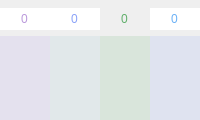
          <widget class="QWidget" name="tab_11">
           <attribute name="icon">
            <iconset resource="../../../QtResourcesFeb20/spunkster.qrc">
             <normaloff>:/newPrefix/BECK EXAM/asdfas.png</normaloff>
             <activeon>:/newPrefix/BECK EXAM/asdf.png</activeon>:/newPrefix/BECK EXAM/asdfas.png</iconset>
           </attribute>
           <attribute name="title">
            <string/>
           </attribute>
           <layout class="QGridLayout" name="gridLayout_5">
            <property name="leftMargin">
             <number>0</number>
            </property>
            <property name="topMargin">
             <number>0</number>
            </property>
            <property name="rightMargin">
             <number>0</number>
            </property>
            <property name="bottomMargin">
             <number>0</number>
            </property>
            <property name="spacing">
             <number>0</number>
            </property>
            <item row="0" column="0">
             <widget class="QFrame" name="wefeContainer">
              <layout class="QGridLayout" name="gridLayout_3">
               <property name="leftMargin">
                <number>0</number>
               </property>
               <property name="topMargin">
                <number>8</number>
               </property>
               <property name="rightMargin">
                <number>0</number>
               </property>
               <property name="bottomMargin">
                <number>0</number>
               </property>
               <property name="horizontalSpacing">
                <number>0</number>
               </property>
               <item row="0" column="1">
                <widget class="QSpinBox" name="excite_spinbox">
                 <property name="toolTip">
                  <string>&lt;html&gt;&lt;head/&gt;&lt;body&gt;&lt;p&gt;FOCUS&lt;/p&gt;&lt;/body&gt;&lt;/html&gt;</string>
                 </property>
                 <property name="styleSheet">
                  <string notr="true">
    /* ///////////////////////////////////////////////////////////////
    QToolTip
    /////////////////////////////////////////////////////////////// */
    QToolTip {
        background: rgba(23,23,23, 150);
        border: 1px solid rgb(107,177,246);
        border-radius: 5px;
        padding:4px;
        text-align: left;
        color: rgb(107,177,246);
    }

    /* ///////////////////////////////////////////////////////////////
    QSpinBox
    /////////////////////////////////////////////////////////////// */
    QSpinBox {color:rgb(138,162,248);}
    QSpinBox:hover {color: rgb(198,222,255);}
    QSpinBox:focus {color: rgb(168,192,255);}
    </string>
                 </property>
                 <property name="frame">
                  <bool>false</bool>
                 </property>
                 <property name="alignment">
                  <set>Qt::AlignCenter</set>
                 </property>
                 <property name="buttonSymbols">
                  <enum>QAbstractSpinBox::NoButtons</enum>
                 </property>
                 <property name="maximum">
                  <number>10</number>
                 </property>
                </widget>
               </item>
               <item row="0" column="0">
                <widget class="QSpinBox" name="wellbeing_spinbox">
                 <property name="toolTip">
                  <string>&lt;html&gt;&lt;head/&gt;&lt;body&gt;&lt;p&gt;WELLBEING&lt;/p&gt;&lt;/body&gt;&lt;/html&gt;</string>
                 </property>
                 <property name="styleSheet">
                  <string notr="true">
/* ///////////////////////////////////////////////////////////////
QToolTip
/////////////////////////////////////////////////////////////// */
QToolTip {
    background: rgba(23,23,23, 150);
    border: 1px solid rgb(184,153,222);
    border-radius: 5px; 
    padding:4px; 
    text-align: left;
    color: rgb(184,153,222);
}

    /* ///////////////////////////////////////////////////////////////
    QSpinBox
    /////////////////////////////////////////////////////////////// */
    QSpinBox {color:rgb(186,153,219);}
    QSpinBox:hover {color: rgb(246,213,255);}
    QSpinBox:focus {color: rgb(216,183,249);}
    </string>
                 </property>
                 <property name="frame">
                  <bool>false</bool>
                 </property>
                 <property name="alignment">
                  <set>Qt::AlignCenter</set>
                 </property>
                 <property name="buttonSymbols">
                  <enum>QAbstractSpinBox::NoButtons</enum>
                 </property>
                 <property name="maximum">
                  <number>10</number>
                 </property>
                </widget>
               </item>
               <item row="0" column="3">
                <widget class="QSpinBox" name="energy_spinbox">
                 <property name="toolTip">
                  <string>&lt;html&gt;&lt;head/&gt;&lt;body&gt;&lt;p&gt;EXCITEMENT&lt;/p&gt;&lt;/body&gt;&lt;/html&gt;</string>
                 </property>
                 <property name="styleSheet">
                  <string notr="true">    /* ///////////////////////////////////////////////////////////////
    QToolTip
    /////////////////////////////////////////////////////////////// */
    QToolTip {
        background: rgba(23,23,23, 150);
        border: 1px solid rgb(138,162,248);
        border-radius: 5px;
        padding:4px;
        text-align: left;
        color: rgb(138,162,248);
    }

    /* ///////////////////////////////////////////////////////////////
    QSpinBox
    /////////////////////////////////////////////////////////////// */
    QSpinBox {color:rgb(107,177,246);}
    QSpinBox:hover {color: rgb(167,237,255);}
    QSpinBox:focus {color: rgb(137,207,255);}
    </string>
                 </property>
                 <property name="frame">
                  <bool>false</bool>
                 </property>
                 <property name="alignment">
                  <set>Qt::AlignCenter</set>
                 </property>
                 <property name="buttonSymbols">
                  <enum>QAbstractSpinBox::NoButtons</enum>
                 </property>
                 <property name="maximum">
                  <number>10</number>
                 </property>
                </widget>
               </item>
               <item row="0" column="2">
                <widget class="QSpinBox" name="focus_spinbox">
                 <property name="toolTip">
                  <string>&lt;html&gt;&lt;head/&gt;&lt;body&gt;&lt;p&gt;ENERGY&lt;/p&gt;&lt;/body&gt;&lt;/html&gt;</string>
                 </property>
                 <property name="styleSheet">
                  <string notr="true">
/* ///////////////////////////////////////////////////////////////
QToolTip
/////////////////////////////////////////////////////////////// */
QToolTip {
    background: rgba(23,23,23, 150);
    border: 1px solid rgb(104,174,102);
    border-radius: 5px; 
    padding:4px; 
    text-align: left;
    color: rgb(104,174,102);
}

/* ///////////////////////////////////////////////////////////////
QSpinBox
/////////////////////////////////////////////////////////////// */
QSpinBox {background:transparent;color:rgb(96,175,107);}
QSpinBox:hover {color: rgb(156,235,167);}
QSpinBox:focus {color: rgb(126,205,137);}
</string>
                 </property>
                 <property name="frame">
                  <bool>false</bool>
                 </property>
                 <property name="alignment">
                  <set>Qt::AlignCenter</set>
                 </property>
                 <property name="buttonSymbols">
                  <enum>QAbstractSpinBox::NoButtons</enum>
                 </property>
                 <property name="maximum">
                  <number>10</number>
                 </property>
                </widget>
               </item>
               <item row="1" column="3" rowspan="2">
                <widget class="QSlider" name="energy_slider">
                 <property name="sizePolicy">
                  <sizepolicy hsizetype="Expanding" vsizetype="Expanding">
                   <horstretch>0</horstretch>
                   <verstretch>0</verstretch>
                  </sizepolicy>
                 </property>
                 <property name="toolTip">
                  <string>&lt;html&gt;&lt;head/&gt;&lt;body&gt;&lt;p&gt;ENERGY&lt;/p&gt;&lt;/body&gt;&lt;/html&gt;</string>
                 </property>
                 <property name="styleSheet">
                  <string notr="true">
    /* ///////////////////////////////////////////////////////////////
    QToolTip
    /////////////////////////////////////////////////////////////// */
    QToolTip {
        background: rgba(23,23,23, 150);
        border: 1px solid rgb(138,162,248);
        border-radius: 5px;
        padding:4px;
        text-align: left;
        color: rgb(138,162,248);
    }
    

/* ///////////////////////////////////////////////////////////////
QSlider Colors
/////////////////////////////////////////////////////////////// */

QSlider::handle:vertical {
background:rgb(137,163,248);}
QSlider::handle:vertical:hover {background:rgb(177,203,255);}
QSlider::handle:vertical:pressed {background:rgb(87,113,198);}
QSlider::groove:vertical:hover {background:rgba(137,163,248,0.25);}
QSlider::groove:vertical {background:rgba(137,163,248,0.15);}</string>
                 </property>
                 <property name="maximum">
                  <number>10</number>
                 </property>
                </widget>
               </item>
               <item row="1" column="2" rowspan="2">
                <widget class="QSlider" name="focus_slider">
                 <property name="sizePolicy">
                  <sizepolicy hsizetype="Expanding" vsizetype="Expanding">
                   <horstretch>0</horstretch>
                   <verstretch>0</verstretch>
                  </sizepolicy>
                 </property>
                 <property name="toolTip">
                  <string>&lt;html&gt;&lt;head/&gt;&lt;body&gt;&lt;p&gt;FOCUS&lt;/p&gt;&lt;/body&gt;&lt;/html&gt;</string>
                 </property>
                 <property name="styleSheet">
                  <string notr="true">
/* ///////////////////////////////////////////////////////////////
QToolTip
/////////////////////////////////////////////////////////////// */
QToolTip {
    background: rgba(23,23,23, 150);
    border: 1px solid rgb(104,174,102);
    border-radius: 5px; 
    padding:4px; 
    text-align: left;
    color: rgb(104,174,102);
}

/* ////////////////////////////////////////////////////////////////////////
energy slider
//////////////////////////////////////////////////////////////////////// */
QSlider::handle:vertical {
background:rgb(96,174,106);}
QSlider::groove:vertical {background:rgba(96,174,106, 0.15);}
QSlider::handle:vertical:hover {background:rgb(126,204,136);}
QSlider::handle:vertical:pressed {background:rgb(76,154,86);}
QSlider::groove:vertical:hover {background:rgba(96,174,106,0.35);}
</string>
                 </property>
                 <property name="maximum">
                  <number>10</number>
                 </property>
                 <property name="invertedAppearance">
                  <bool>false</bool>
                 </property>
                 <property name="invertedControls">
                  <bool>false</bool>
                 </property>
                 <property name="tickPosition">
                  <enum>QSlider::NoTicks</enum>
                 </property>
                </widget>
               </item>
               <item row="1" column="1" rowspan="2">
                <widget class="QSlider" name="excite_slider">
                 <property name="sizePolicy">
                  <sizepolicy hsizetype="Expanding" vsizetype="Expanding">
                   <horstretch>0</horstretch>
                   <verstretch>0</verstretch>
                  </sizepolicy>
                 </property>
                 <property name="toolTip">
                  <string>&lt;html&gt;&lt;head/&gt;&lt;body&gt;&lt;p&gt;EXCITEMENT&lt;/p&gt;&lt;/body&gt;&lt;/html&gt;</string>
                 </property>
                 <property name="styleSheet">
                  <string notr="true">
    /* ///////////////////////////////////////////////////////////////
    QToolTip
    /////////////////////////////////////////////////////////////// */
    QToolTip {
        background: rgba(23,23,23, 150);
        border: 1px solid rgb(107,177,246);
        border-radius: 5px;
        padding:4px;
        text-align: left;
        color: rgb(107,177,246);
    }
    



/* ///////////////////////////////////////////////////////////////
QSlider Colors
/////////////////////////////////////////////////////////////// */

QSlider::handle:vertical {
background:rgb(150,194,206);}
QSlider::handle:vertical:hover {background:rgb(190,234,246);}
QSlider::handle:vertical:pressed {background:rgb(100,144,156);}
QSlider::groove:vertical:hover {background:rgba(150,194,206,0.25);}
QSlider::groove:vertical {background:rgba(150,194,206,0.15);}

        </string>
                 </property>
                 <property name="maximum">
                  <number>10</number>
                 </property>
                 <property name="invertedAppearance">
                  <bool>false</bool>
                 </property>
                 <property name="invertedControls">
                  <bool>false</bool>
                 </property>
                 <property name="tickPosition">
                  <enum>QSlider::NoTicks</enum>
                 </property>
                </widget>
               </item>
               <item row="1" column="0" rowspan="2">
                <widget class="QSlider" name="wellbeing_slider">
                 <property name="sizePolicy">
                  <sizepolicy hsizetype="Expanding" vsizetype="Expanding">
                   <horstretch>0</horstretch>
                   <verstretch>0</verstretch>
                  </sizepolicy>
                 </property>
                 <property name="toolTip">
                  <string>&lt;html&gt;&lt;head/&gt;&lt;body&gt;&lt;p&gt;WELLBEING&lt;/p&gt;&lt;/body&gt;&lt;/html&gt;</string>
                 </property>
                 <property name="styleSheet">
                  <string notr="true">
    /* ///////////////////////////////////////////////////////////////
    QToolTip
    /////////////////////////////////////////////////////////////// */
    QToolTip {
        background: rgba(23,23,23, 150);
        border: 1px solid rgb(171,143,238);
        border-radius: 5px;
        padding:4px;
        text-align: left;
        color: rgb(171,143,238);
    }
    

/* ///////////////////////////////////////////////////////////////
QSlider Colors
/////////////////////////////////////////////////////////////// */

QSlider::handle:vertical {
background:rgb(171,145,238);}
QSlider::handle:vertical:hover {background:rgb(211,185,255);}
QSlider::handle:vertical:pressed {
background:rgb(121,95,188);}
QSlider::groove:vertical:hover {background:rgba(171,145,238,0.25);}
QSlider::groove:vertical {background:rgba(171,145,238,0.15);}
</string>
                 </property>
                 <property name="maximum">
                  <number>10</number>
                 </property>
                 <property name="invertedAppearance">
                  <bool>false</bool>
                 </property>
                 <property name="invertedControls">
                  <bool>false</bool>
                 </property>
                 <property name="tickPosition">
                  <enum>QSlider::NoTicks</enum>
                 </property>
                </widget>
               </item>
              </layout>
             </widget>
            </item>
           </layout>
          </widget>
